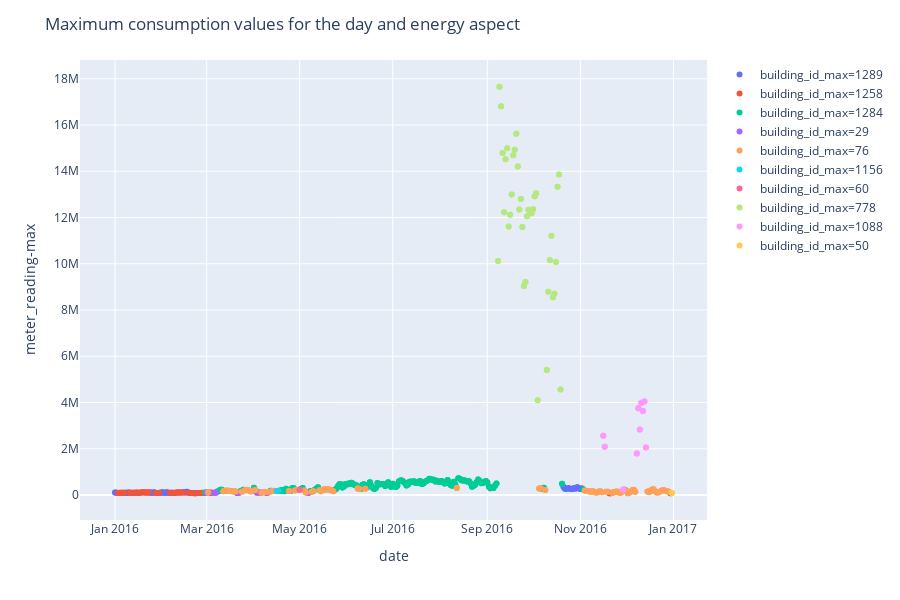

Write notebook code for a chart like this one.
### Code cell
daily_train_chilledwater = daily_train_agg[daily_train_agg['meter']=='chilledwater'].copy()
daily_train_chilledwater['building_id_max'] = pd.Categorical(daily_train_chilledwater['building_id_max'])
fig_daily_chilledwater = px.scatter(daily_train_chilledwater,
                                    x='date',
                                    y='meter_reading-max',  
                                    color='building_id_max', 
                                    render_mode='svg')
fig_daily_chilledwater.update_layout(title='Maximum consumption values for the day and energy aspect')
fig_daily_chilledwater.show()
